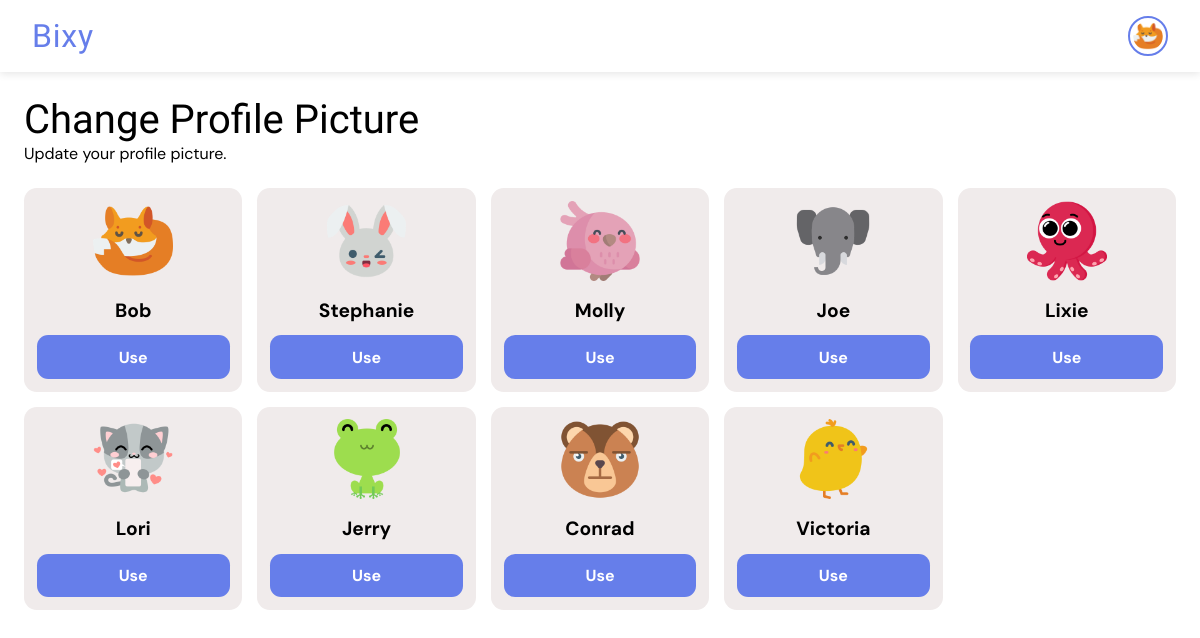
The page /changeprofilepicture/ (signed in) on the database its author committed.
### giftapp/models.py (models this page shows, shortened)
class User(AbstractUser):
    gender = models.CharField(max_length=6, choices=GENDERS, default=GENDERS[0][0])
    is_verified = models.BooleanField(default=False, help_text="If the user's email address is verified or not.")
    email = models.EmailField(unique=True, blank=False, null=False)
    coins = models.PositiveIntegerField(default=0)
    won_coins = models.PositiveIntegerField(default=0)
    keys = models.PositiveIntegerField(default=0)
    verify_code = models.CharField(max_length=255, null=True, blank=True)
    profile_pic = models.ForeignKey(ProfilePicture, on_delete=models.SET_NULL, related_name='owners', null=True)
    deactivated_at = models.DateTimeField(null=True, blank=True)

class ProfilePicture(models.Model):
    name = models.CharField(max_length=50, null=False, blank=False)
    image = models.ImageField(null=False, blank=False, upload_to='profile_pics')

### giftapp/views.py (the view)
# urls.py: path("changeprofilepicture/", views.change_profile_picture, name="change_profile_picture"),
@login_required
def change_profile_picture(request):
    profile_pictures = ProfilePicture.objects.all()
    return render(request, "change_profile_picture.html", {'profile_pictures': profile_pictures})

### templates/change_profile_picture.html (shortened to what this page needs)
<!DOCTYPE html>
<html lang="en">
<head>
    {% load static %}
    {% load humanize %}
    <link rel="stylesheet" href="{% static 'all_gifts.css' %}">
</head>
<body>
    <nav class="navbar">
        <div class="logo-container" onclick="window.location.href='/'" role="link" tabindex="0">
            <a href="{% url 'all_gifts' %}" class="logo-text">Bixy</a>
        </div>
        <div class="profile-section" id="profileSection">
            {% if request.user.is_authenticated %}
            <img src="{{ request.user.profile_pic.image.url }}" alt="Profile picture" class="profile-pic" />
            {% else %}
            <a href="{% url 'signin' %}" class="btn login">Login</a>
            <a href="{% url 'signup' %}" class="btn signup">Sign Up</a>
            {% endif %}
        </div>
    </nav>
    <main>
        <section>
            <div class="heading">
                <h1>Change Profile Picture</h1>
                <p>Update your profile picture.</p>
            </div>
            {% if profile_pictures|length > 0 %}
            <div class="card-container">
                {% for picture in profile_pictures %}
                <div class="card">
                    <div class="gift-image">
                        <img src="{{ picture.image.url }}" alt="Gift image">
                    </div>
                    <div class="gift-info">
                        <h1>{{ picture.name }}</h1>
                    </div>
                    <a href="{% url 'use_profile_picture' picture.id %}">Use</a>
                </div>
                {% endfor %}
            </div>
            {% else %}
                <div class="empty">
                    <img src="{% static 'gifts/empty-box.png' %}" alt="No content image">
                    <h1>Oops! Nothing in here right now.</h1>
                    <a href="{% url 'change_profile_picture' %}">Refresh</a>
                </div>
            {% endif %}
        </section>
    </main>
</body>
</html>

### static/all_gifts.css (style rules this page uses)
* { margin: 0; padding: 0; box-sizing: border-box; font-family: "DM Sans", sans-serif; font-optical-sizing: auto; font-style: normal; }
html { font-size: 16px; }
:root { --background-color: white; --text-color: black; --button-color: #667eea; --link-color: #667eea; --card-background-color: rgb(240, 235, 235); --card-text-color: var(--text-color); --card-button-color: white; --tag-bg: #dbd7d7; --tag-text: black; }
body { background-color: var(--background-color); }
.navbar { display: flex; justify-content: space-between; align-items: center; padding: 1rem 2rem; background: white; box-shadow: 0 2px 8px rgba(0, 0, 0, 0.1); position: sticky; top: 0; z-index: 100; }
.logo-container { display: flex; align-items: center; cursor: pointer; user-select: none; }
.logo-text { font-weight: 700; font-size: 2rem; color: #667eea; line-height: 1; letter-spacing: .05rem; font-family: "Passion One", sans-serif; font-weight: 400; font-style: normal; text-decoration: none; }
.profile-section { display: flex; align-items: center; gap: 1rem; }
.profile-pic { width: 40px; height: 40px; border-radius: 50%; object-fit: cover; cursor: pointer; border: 2px solid #667eea; transition: box-shadow 0.3s ease; padding: .2rem; }
div.heading { padding: 1.5rem 1.5rem 0 1.5rem; }
div.heading h1 { font-family: "Passion One", sans-serif; font-weight: 400; font-style: normal; text-decoration: none; font-size: 2.5rem; }
div.card-container { display: flex; flex-wrap: wrap; gap: 15px; padding: 1.5rem; }
div.card { background-color: var(--card-background-color); color: var(--card-text-color); display: flex; flex-direction: column; align-items: center; padding: 1em; font-size: .8rem; border-radius: 1em; width: calc((100% - 60px) / 5); }
div.gift-image img { width: 100%; height: 80px; }
div.gift-info { display: flex; flex-direction: column; align-items: center; padding: 1em; }
div.card a { width: 100%; background-color: var(--link-color); color: var(--card-button-color); padding: .7rem; border: none; border-radius: .7em; font-size: 1rem; font-weight: bold; text-decoration: none; text-align: center; }

### rows shown on the page
User: user.profile_pic.image (picture)
ProfilePicture: image (picture), name "Bob"
ProfilePicture: image (picture), name "Stephanie"
ProfilePicture: image (picture), name "Molly"
ProfilePicture: image (picture), name "Joe"
ProfilePicture: image (picture), name "Lixie"
ProfilePicture: image (picture), name "Lori"
ProfilePicture: image (picture), name "Jerry"
ProfilePicture: image (picture), name "Conrad"
ProfilePicture: image (picture), name "Victoria"
